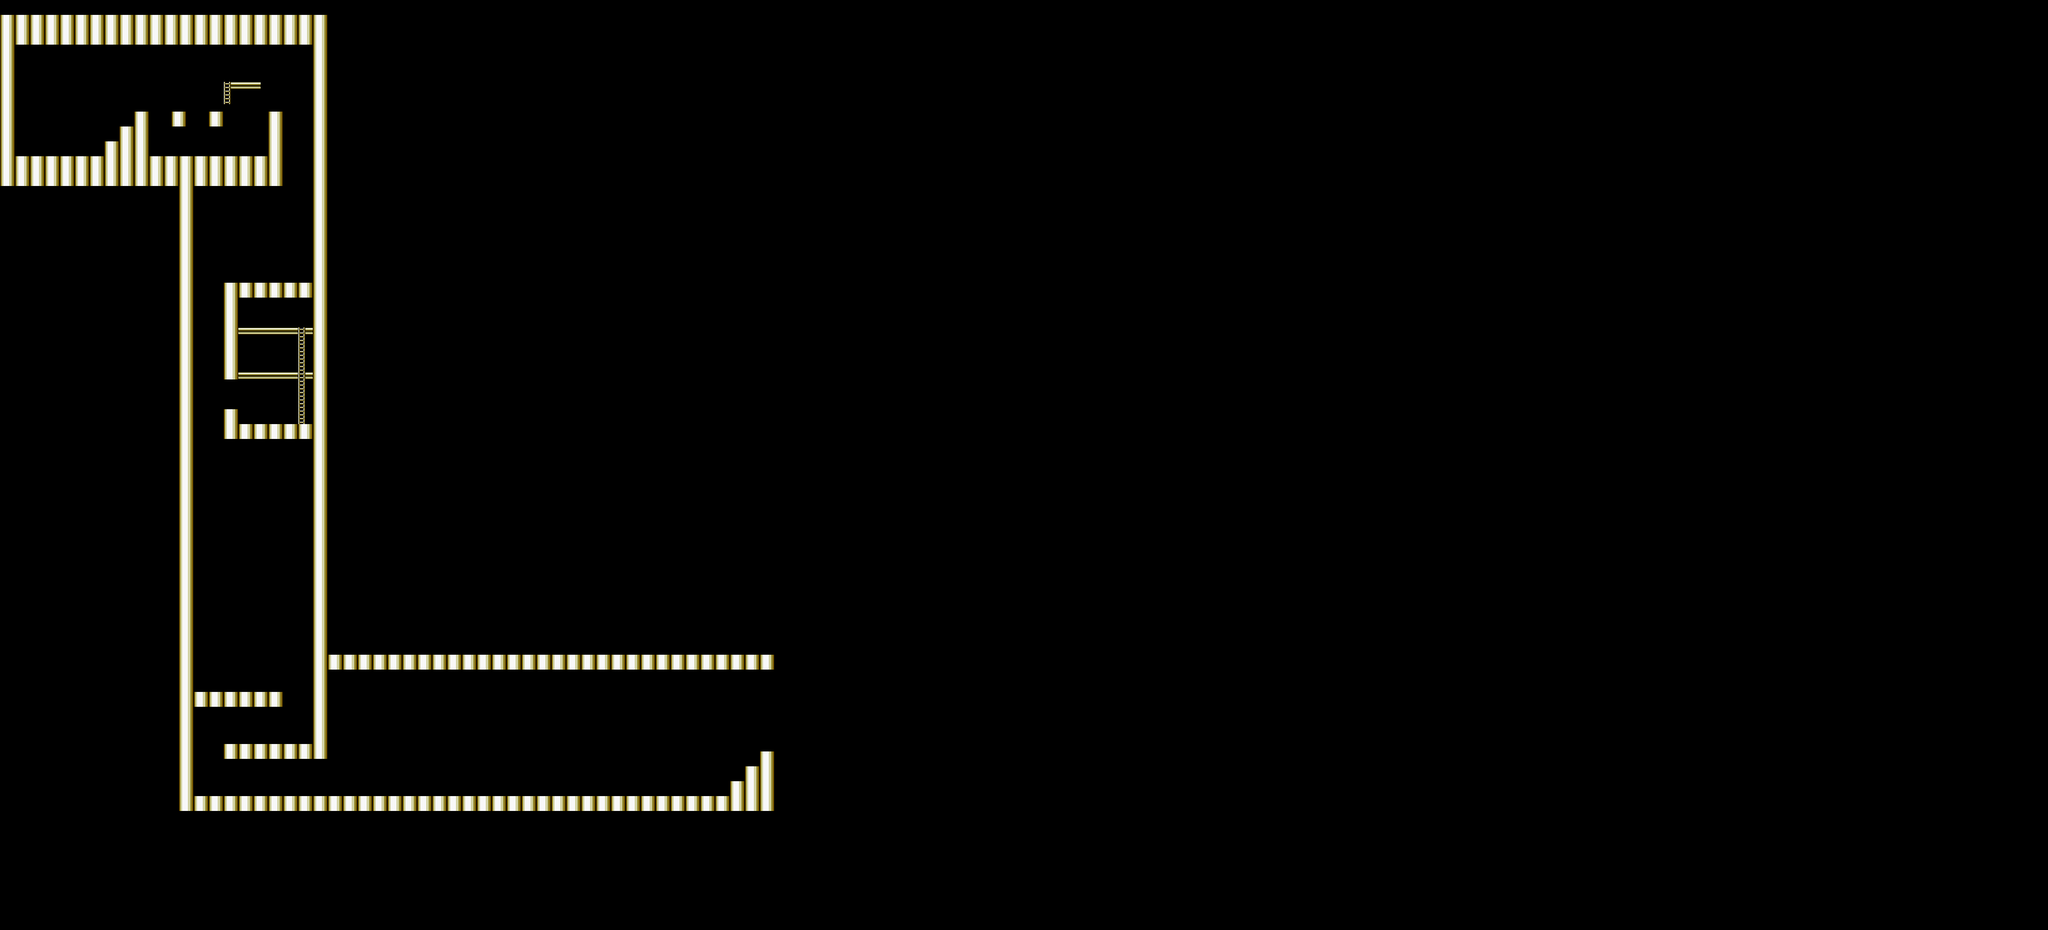

Tiled map render using the project's own tile images. Description and the map definition, with tile-layer contents summarised, below:
An orthogonal 275x125 tile map with 16x16 px tiles, 2 tile layers (Tile Layer 1, Tile Layer 2) and 33 objects (27x COLLISION, 3x ONEWAY, 2x LADDER, KILL).

<map version="1.0" orientation="orthogonal" width="275" height="125" tilewidth="16" tileheight="16">
 <tileset firstgid="1" name="mm3_8boss_shadowman" tilewidth="16" tileheight="16" spacing="1">
  <image source="../../mm3_8boss_shadowman.png" width="169" height="254" />
 </tileset>
 <layer name="Tile Layer 1" width="275" height="125">
  <data>[34375 cells, 1206 non-empty, 3 distinct tile ids]</data>
 </layer>
 <layer name="Tile Layer 2" width="275" height="125">
  <data>[34375 cells, 16 non-empty, 1 distinct tile ids]</data>
 </layer>
 <objectgroup name="Object Layer" width="275" height="125">
  <object type="COLLISION" x="0" y="32" width="704" height="64" />
  <object type="COLLISION" x="0" y="96" width="32" height="304" />
  <object type="COLLISION" x="32" y="336" width="576" height="64" />
  <object type="COLLISION" x="672" y="96" width="32" height="1536" />
  <object type="COLLISION" x="384" y="400" width="32" height="1344" />
  <object type="COLLISION" x="416" y="1488" width="192" height="32" />
  <object type="COLLISION" x="480" y="1600" width="192" height="32" />
  <object type="COLLISION" x="416" y="1712" width="1248" height="32" />
  <object type="COLLISION" x="1568" y="1680" width="96" height="32" />
  <object type="COLLISION" x="1600" y="1648" width="64" height="32" />
  <object type="COLLISION" x="1632" y="1616" width="32" height="32" />
  <object type="COLLISION" x="704" y="1408" width="960" height="32" />
  <object type="COLLISION" x="480" y="608" width="32" height="208" />
  <object type="COLLISION" x="512" y="608" width="160" height="32" />
  <object type="COLLISION" x="480" y="880" width="32" height="64" />
  <object type="COLLISION" x="512" y="912" width="160" height="32" />
  <object type="COLLISION" x="512" y="704" width="128" height="16" />
  <object type="COLLISION" x="656" y="704" width="16" height="16" />
  <object type="COLLISION" x="512" y="800" width="128" height="16" />
  <object type="COLLISION" x="656" y="800" width="16" height="16" />
  <object name="ladder" type="LADDER" x="640" y="688" width="16" height="224" />
  <object name="oneway" type="ONEWAY" x="640" y="704" width="16" height="16" />
  <object name="oneway" type="ONEWAY" x="640" y="800" width="16" height="16" />
  <object type="COLLISION" x="496" y="176" width="64" height="16" />
  <object name="ladder" type="LADDER" x="480" y="160" width="16" height="64" />
  <object name="oneway" type="ONEWAY" x="480" y="176" width="16" height="16" />
  <object type="COLLISION" x="448" y="240" width="32" height="32" />
  <object type="COLLISION" x="288" y="240" width="32" height="96" />
  <object type="COLLISION" x="256" y="272" width="32" height="64" />
  <object type="COLLISION" x="224" y="304" width="32" height="32" />
  <object type="COLLISION" x="576" y="240" width="32" height="96" />
  <object type="COLLISION" x="368" y="240" width="32" height="32" />
  <object type="KILL" x="320" y="304" width="256" height="32" />
 </objectgroup>
</map>